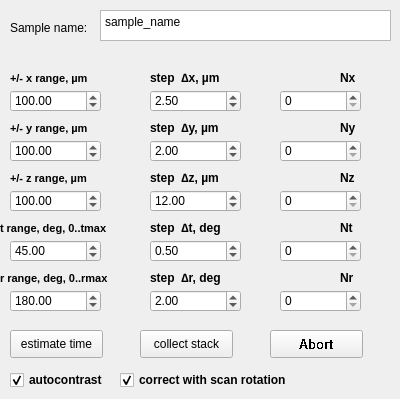
       <widget class="QWidget" name="tab_4">
        <attribute name="title">
         <string>Scans</string>
        </attribute>
        <widget class="QPushButton" name="pushButton_abort_stack_collection">
         <property name="geometry">
          <rect>
           <x>270</x>
           <y>330</y>
           <width>93</width>
           <height>28</height>
          </rect>
         </property>
         <property name="font">
          <font>
           <family>Arial</family>
           <pointsize>10</pointsize>
           <weight>75</weight>
           <bold>true</bold>
           <stylestrategy>NoAntialias</stylestrategy>
          </font>
         </property>
         <property name="text">
          <string>Abort</string>
         </property>
        </widget>
        <widget class="QLabel" name="label_6">
         <property name="geometry">
          <rect>
           <x>10</x>
           <y>70</y>
           <width>101</width>
           <height>16</height>
          </rect>
         </property>
         <property name="font">
          <font>
           <pointsize>8</pointsize>
           <weight>75</weight>
           <bold>true</bold>
          </font>
         </property>
         <property name="text">
          <string>+/- x range, µm</string>
         </property>
        </widget>
        <widget class="QPlainTextEdit" name="plainTextEdit_sample_name">
         <property name="geometry">
          <rect>
           <x>100</x>
           <y>10</y>
           <width>291</width>
           <height>31</height>
          </rect>
         </property>
         <property name="plainText">
          <string>sample_name</string>
         </property>
        </widget>
        <widget class="QPushButton" name="pushButton_collect_stack">
         <property name="geometry">
          <rect>
           <x>140</x>
           <y>330</y>
           <width>93</width>
           <height>28</height>
          </rect>
         </property>
         <property name="text">
          <string>collect stack</string>
         </property>
        </widget>
        <widget class="QLabel" name="label_5">
         <property name="geometry">
          <rect>
           <x>10</x>
           <y>20</y>
           <width>91</width>
           <height>16</height>
          </rect>
         </property>
         <property name="text">
          <string>Sample name:</string>
         </property>
        </widget>
        <widget class="QLabel" name="label_53">
         <property name="geometry">
          <rect>
           <x>150</x>
           <y>70</y>
           <width>101</width>
           <height>16</height>
          </rect>
         </property>
         <property name="font">
          <font>
           <weight>75</weight>
           <bold>true</bold>
          </font>
         </property>
         <property name="text">
          <string>step  ∆x, µm</string>
         </property>
        </widget>
        <widget class="QDoubleSpinBox" name="doubleSpinBox_x_range">
         <property name="geometry">
          <rect>
           <x>10</x>
           <y>90</y>
           <width>91</width>
           <height>22</height>
          </rect>
         </property>
         <property name="maximum">
          <double>100000000.000000000000000</double>
         </property>
         <property name="value">
          <double>100.000000000000000</double>
         </property>
        </widget>
        <widget class="QDoubleSpinBox" name="doubleSpinBox_x_step">
         <property name="geometry">
          <rect>
           <x>150</x>
           <y>90</y>
           <width>91</width>
           <height>22</height>
          </rect>
         </property>
         <property name="maximum">
          <double>100000000.000000000000000</double>
         </property>
         <property name="value">
          <double>2.500000000000000</double>
         </property>
        </widget>
        <widget class="QLabel" name="label_54">
         <property name="geometry">
          <rect>
           <x>340</x>
           <y>70</y>
           <width>21</width>
           <height>16</height>
          </rect>
         </property>
         <property name="font">
          <font>
           <weight>75</weight>
           <bold>true</bold>
          </font>
         </property>
         <property name="text">
          <string>Nx</string>
         </property>
        </widget>
        <widget class="QSpinBox" name="spinBox_Nx">
         <property name="geometry">
          <rect>
           <x>280</x>
           <y>90</y>
           <width>81</width>
           <height>22</height>
          </rect>
         </property>
         <property name="maximum">
          <number>1000000</number>
         </property>
        </widget>
        <widget class="QDoubleSpinBox" name="doubleSpinBox_y_step">
         <property name="geometry">
          <rect>
           <x>150</x>
           <y>140</y>
           <width>91</width>
           <height>22</height>
          </rect>
         </property>
         <property name="maximum">
          <double>100000000.000000000000000</double>
         </property>
         <property name="value">
          <double>2.000000000000000</double>
         </property>
        </widget>
        <widget class="QDoubleSpinBox" name="doubleSpinBox_y_range">
         <property name="geometry">
          <rect>
           <x>10</x>
           <y>140</y>
           <width>91</width>
           <height>22</height>
          </rect>
         </property>
         <property name="maximum">
          <double>100000000.000000000000000</double>
         </property>
         <property name="value">
          <double>100.000000000000000</double>
         </property>
        </widget>
        <widget class="QLabel" name="label_55">
         <property name="geometry">
          <rect>
           <x>340</x>
           <y>120</y>
           <width>21</width>
           <height>16</height>
          </rect>
         </property>
         <property name="font">
          <font>
           <weight>75</weight>
           <bold>true</bold>
          </font>
         </property>
         <property name="text">
          <string>Ny</string>
         </property>
        </widget>
        <widget class="QLabel" name="label_56">
         <property name="geometry">
          <rect>
           <x>150</x>
           <y>120</y>
           <width>101</width>
           <height>16</height>
          </rect>
         </property>
         <property name="font">
          <font>
           <weight>75</weight>
           <bold>true</bold>
          </font>
         </property>
         <property name="text">
          <string>step  ∆y, µm</string>
         </property>
        </widget>
        <widget class="QLabel" name="label_57">
         <property name="geometry">
          <rect>
           <x>10</x>
           <y>120</y>
           <width>101</width>
           <height>16</height>
          </rect>
         </property>
         <property name="font">
          <font>
           <pointsize>8</pointsize>
           <weight>75</weight>
           <bold>true</bold>
          </font>
         </property>
         <property name="text">
          <string>+/- y range, µm</string>
         </property>
        </widget>
        <widget class="QSpinBox" name="spinBox_Ny">
         <property name="geometry">
          <rect>
           <x>280</x>
           <y>140</y>
           <width>81</width>
           <height>22</height>
          </rect>
         </property>
         <property name="maximum">
          <number>1000000</number>
         </property>
        </widget>
        <widget class="QDoubleSpinBox" name="doubleSpinBox_z_step">
         <property name="geometry">
          <rect>
           <x>150</x>
           <y>190</y>
           <width>91</width>
           <height>22</height>
          </rect>
         </property>
         <property name="maximum">
          <double>100000000.000000000000000</double>
         </property>
         <property name="value">
          <double>12.000000000000000</double>
         </property>
        </widget>
        <widget class="QDoubleSpinBox" name="doubleSpinBox_z_range">
         <property name="geometry">
          <rect>
           <x>10</x>
           <y>190</y>
           <width>91</width>
           <height>22</height>
          </rect>
         </property>
         <property name="maximum">
          <double>100000000.000000000000000</double>
         </property>
         <property name="value">
          <double>100.000000000000000</double>
         </property>
        </widget>
        <widget class="QLabel" name="label_58">
         <property name="geometry">
          <rect>
           <x>340</x>
           <y>170</y>
           <width>21</width>
           <height>16</height>
          </rect>
         </property>
         <property name="font">
          <font>
           <weight>75</weight>
           <bold>true</bold>
          </font>
         </property>
         <property name="text">
          <string>Nz</string>
         </property>
        </widget>
        <widget class="QLabel" name="label_59">
         <property name="geometry">
          <rect>
           <x>150</x>
           <y>170</y>
           <width>101</width>
           <height>16</height>
          </rect>
         </property>
         <property name="font">
          <font>
           <weight>75</weight>
           <bold>true</bold>
          </font>
         </property>
         <property name="text">
          <string>step  ∆z, µm</string>
         </property>
        </widget>
        <widget class="QLabel" name="label_60">
         <property name="geometry">
          <rect>
           <x>10</x>
           <y>170</y>
           <width>101</width>
           <height>16</height>
          </rect>
         </property>
         <property name="font">
          <font>
           <pointsize>8</pointsize>
           <weight>75</weight>
           <bold>true</bold>
          </font>
         </property>
         <property name="text">
          <string>+/- z range, µm</string>
         </property>
        </widget>
        <widget class="QSpinBox" name="spinBox_Nz">
         <property name="geometry">
          <rect>
           <x>280</x>
           <y>190</y>
           <width>81</width>
           <height>22</height>
          </rect>
         </property>
         <property name="maximum">
          <number>1000000</number>
         </property>
        </widget>
        <widget class="QDoubleSpinBox" name="doubleSpinBox_t_step">
         <property name="geometry">
          <rect>
           <x>150</x>
           <y>240</y>
           <width>91</width>
           <height>22</height>
          </rect>
         </property>
         <property name="maximum">
          <double>100000000.000000000000000</double>
         </property>
         <property name="value">
          <double>0.500000000000000</double>
         </property>
        </widget>
        <widget class="QSpinBox" name="spinBox_Nt">
         <property name="geometry">
          <rect>
           <x>280</x>
           <y>240</y>
           <width>81</width>
           <height>22</height>
          </rect>
         </property>
         <property name="maximum">
          <number>1000000</number>
         </property>
        </widget>
        <widget class="QLabel" name="label_61">
         <property name="geometry">
          <rect>
           <x>340</x>
           <y>220</y>
           <width>21</width>
           <height>16</height>
          </rect>
         </property>
         <property name="font">
          <font>
           <weight>75</weight>
           <bold>true</bold>
          </font>
         </property>
         <property name="text">
          <string>Nt</string>
         </property>
        </widget>
        <widget class="QLabel" name="label_62">
         <property name="geometry">
          <rect>
           <x>150</x>
           <y>220</y>
           <width>101</width>
           <height>16</height>
          </rect>
         </property>
         <property name="font">
          <font>
           <weight>75</weight>
           <bold>true</bold>
          </font>
         </property>
         <property name="text">
          <string>step  ∆t, deg</string>
         </property>
        </widget>
        <widget class="QDoubleSpinBox" name="doubleSpinBox_t_range">
         <property name="geometry">
          <rect>
           <x>10</x>
           <y>240</y>
           <width>91</width>
           <height>22</height>
          </rect>
         </property>
         <property name="maximum">
          <double>100000000.000000000000000</double>
         </property>
         <property name="value">
          <double>45.000000000000000</double>
         </property>
        </widget>
        <widget class="QLabel" name="label_63">
         <property name="geometry">
          <rect>
           <x>0</x>
           <y>220</y>
           <width>141</width>
           <height>16</height>
          </rect>
         </property>
         <property name="font">
          <font>
           <pointsize>8</pointsize>
           <weight>75</weight>
           <bold>true</bold>
          </font>
         </property>
         <property name="text">
          <string>t range, deg, 0..tmax</string>
         </property>
        </widget>
        <widget class="QDoubleSpinBox" name="doubleSpinBox_r_range">
         <property name="geometry">
          <rect>
           <x>10</x>
           <y>290</y>
           <width>91</width>
           <height>22</height>
          </rect>
         </property>
         <property name="maximum">
          <double>100000000.000000000000000</double>
         </property>
         <property name="value">
          <double>180.000000000000000</double>
         </property>
        </widget>
        <widget class="QLabel" name="label_64">
         <property name="geometry">
          <rect>
           <x>0</x>
           <y>270</y>
           <width>141</width>
           <height>16</height>
          </rect>
         </property>
         <property name="font">
          <font>
           <pointsize>8</pointsize>
           <weight>75</weight>
           <bold>true</bold>
          </font>
         </property>
         <property name="text">
          <string>r range, deg, 0..rmax</string>
         </property>
        </widget>
        <widget class="QSpinBox" name="spinBox_Nr">
         <property name="geometry">
          <rect>
           <x>280</x>
           <y>290</y>
           <width>81</width>
           <height>22</height>
          </rect>
         </property>
         <property name="maximum">
          <number>1000000</number>
         </property>
        </widget>
        <widget class="QLabel" name="label_65">
         <property name="geometry">
          <rect>
           <x>340</x>
           <y>270</y>
           <width>21</width>
           <height>16</height>
          </rect>
         </property>
         <property name="font">
          <font>
           <weight>75</weight>
           <bold>true</bold>
          </font>
         </property>
         <property name="text">
          <string>Nr</string>
         </property>
        </widget>
        <widget class="QLabel" name="label_66">
         <property name="geometry">
          <rect>
           <x>150</x>
           <y>270</y>
           <width>101</width>
           <height>16</height>
          </rect>
         </property>
         <property name="font">
          <font>
           <weight>75</weight>
           <bold>true</bold>
          </font>
         </property>
         <property name="text">
          <string>step  ∆r, deg</string>
         </property>
        </widget>
        <widget class="QDoubleSpinBox" name="doubleSpinBox_r_step">
         <property name="geometry">
          <rect>
           <x>150</x>
           <y>290</y>
           <width>91</width>
           <height>22</height>
          </rect>
         </property>
         <property name="maximum">
          <double>100000000.000000000000000</double>
         </property>
         <property name="value">
          <double>2.000000000000000</double>
         </property>
        </widget>
        <widget class="QPushButton" name="pushButton_estimate_stack_time">
         <property name="geometry">
          <rect>
           <x>10</x>
           <y>330</y>
           <width>93</width>
           <height>28</height>
          </rect>
         </property>
         <property name="text">
          <string>estimate time</string>
         </property>
        </widget>
        <widget class="QCheckBox" name="checkBox_scan_rotation_correction">
         <property name="geometry">
          <rect>
           <x>120</x>
           <y>370</y>
           <width>211</width>
           <height>20</height>
          </rect>
         </property>
         <property name="font">
          <font>
           <weight>75</weight>
           <bold>true</bold>
          </font>
         </property>
         <property name="text">
          <string>correct with scan rotation</string>
         </property>
         <property name="checked">
          <bool>true</bool>
         </property>
        </widget>
        <widget class="QCheckBox" name="checkBox_autocontrast_stack">
         <property name="geometry">
          <rect>
           <x>10</x>
           <y>370</y>
           <width>111</width>
           <height>20</height>
          </rect>
         </property>
         <property name="font">
          <font>
           <weight>75</weight>
           <bold>true</bold>
          </font>
         </property>
         <property name="text">
          <string>autocontrast</string>
         </property>
         <property name="checked">
          <bool>true</bool>
         </property>
        </widget>
        <widget class="QLabel" name="label_x">
         <property name="geometry">
          <rect>
           <x>280</x>
           <y>70</y>
           <width>81</width>
           <height>20</height>
          </rect>
         </property>
         <property name="text">
          <string/>
         </property>
        </widget>
        <widget class="QLabel" name="label_y">
         <property name="geometry">
          <rect>
           <x>280</x>
           <y>120</y>
           <width>81</width>
           <height>20</height>
          </rect>
         </property>
         <property name="text">
          <string/>
         </property>
        </widget>
        <widget class="QLabel" name="label_z">
         <property name="geometry">
          <rect>
           <x>280</x>
           <y>170</y>
           <width>81</width>
           <height>20</height>
          </rect>
         </property>
         <property name="text">
          <string/>
         </property>
        </widget>
        <widget class="QLabel" name="label_t">
         <property name="geometry">
          <rect>
           <x>280</x>
           <y>220</y>
           <width>81</width>
           <height>20</height>
          </rect>
         </property>
         <property name="text">
          <string/>
         </property>
        </widget>
        <widget class="QLabel" name="label_r">
         <property name="geometry">
          <rect>
           <x>280</x>
           <y>270</y>
           <width>81</width>
           <height>20</height>
          </rect>
         </property>
         <property name="text">
          <string/>
         </property>
        </widget>
       </widget>
